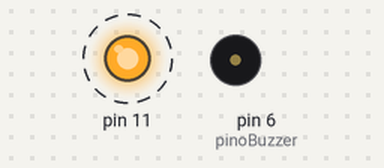
This sketch was run on a simulated Arduino Uno, built with avr-gcc and run on an emulated ATmega328P. On the bench: output pins drawn as LEDs (lit = HIGH), buzzer (waves = sounding). Dashed ring = blinking.

Above: at 0.05 s.
At 0.4 s:
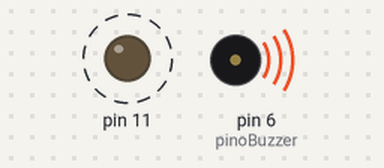
Timing chart, 0 to 7.3 s (numbered marks = the images above):
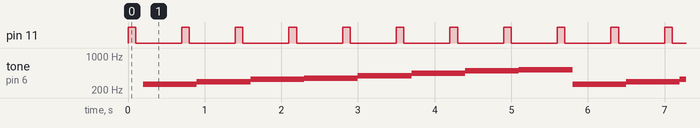

Measured:
- by itself, pin 11: alternates HIGH for 0.10 s and LOW for 0.60 s
- by itself, tone on pin 6 (pinoBuzzer): repeats every 5.6 s: 294 Hz 0.70 s, 330 Hz 0.70 s, 349 Hz 0.70 s, 392 Hz 0.70 s, 440 Hz 0.70 s, 494 Hz 0.70 s, 523 Hz 0.70 s, 262 Hz 0.70 s

The sketch:

myusiqui.ino
```cpp
// Projeto 11 - Dó Ré Mi

#define DO  262
#define RE  294
#define MI  330
#define FA  349
#define SOL  392
#define LA  440
#define SI  494
#define DO_2  523

int pinoBuzzer = 6;

int melodia[] = {
  DO, RE, MI, FA, SOL, LA, SI, DO_2
};

void setup() {
   // configura pino do buzzer como saída
  pinMode(pinoBuzzer,OUTPUT);
  pinMode(11,OUTPUT);
}

void loop() {
  for(int i=0; i<8; i++)
  {
    digitalWrite(11,HIGH);
    delay(100);
    digitalWrite(11,LOW);
    delay(100);
    tone(pinoBuzzer, melodia[i]);
    delay(500);

  }
}
```
